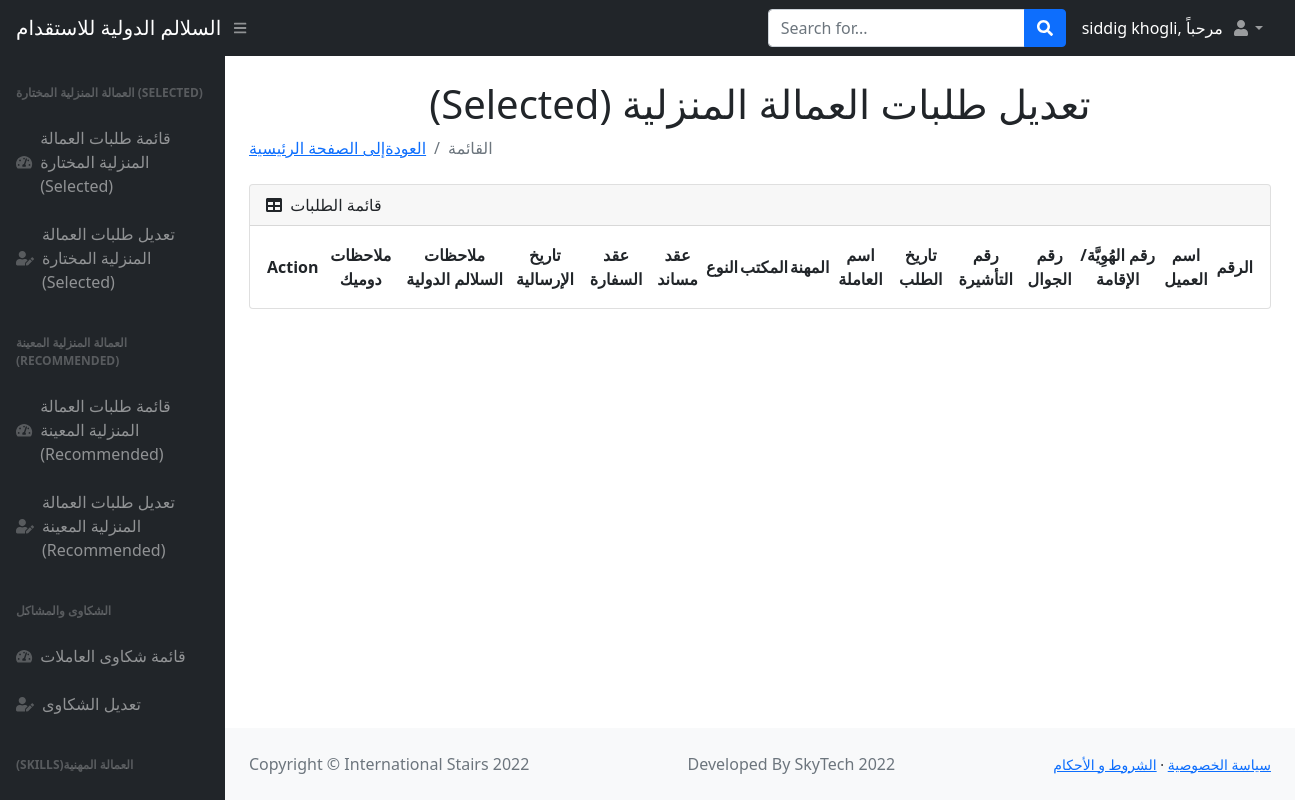
The page /list (signed in) on the database as committed earlier.
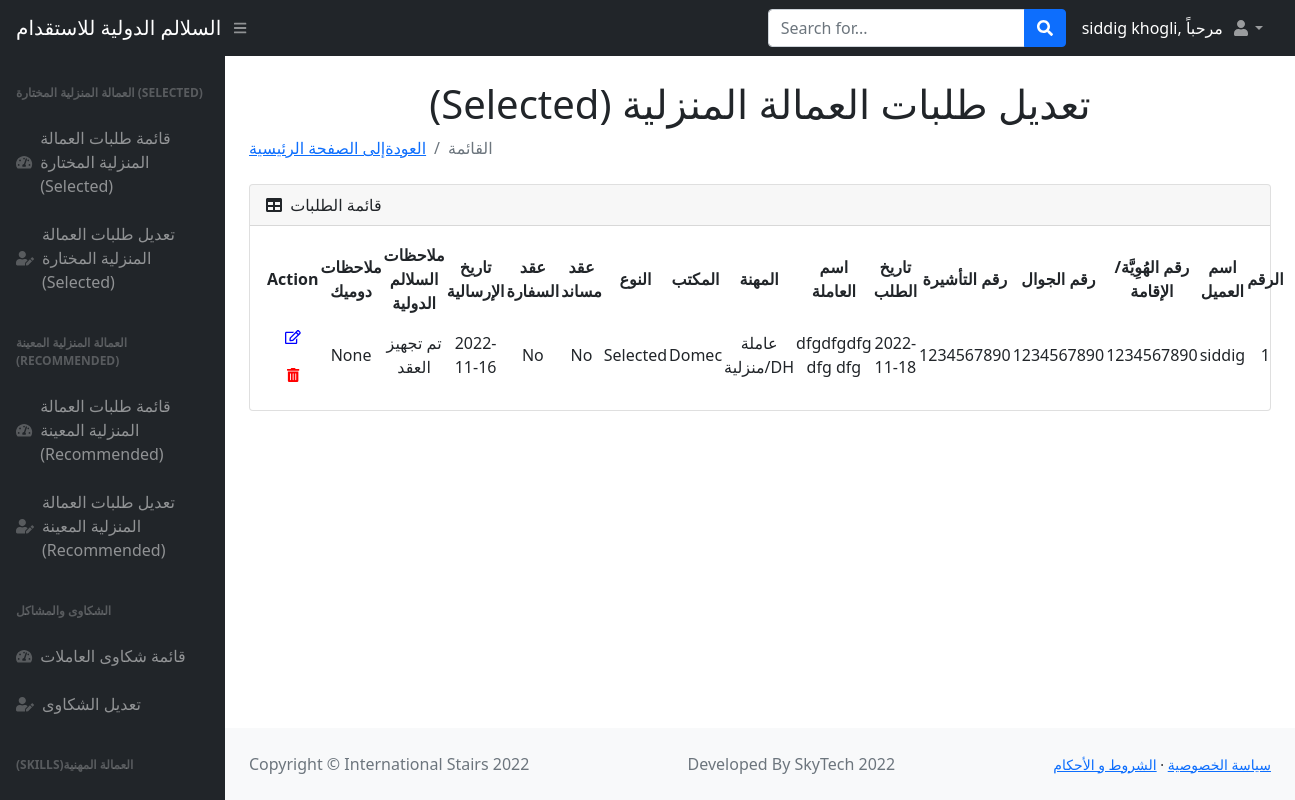
The same page on the database as committed later.
### main.py (models this page shows)
class Users(db.Model):
    __tablename__ = "users1"
    id = db.Column(db.Integer, primary_key=True)
    name = db.Column(db.String(250), nullable=False)
    nid_or_iqama = db.Column(db.BIGINT, nullable=False)
    contact_No = db.Column(db.BIGINT, nullable=False)
    visa = db.Column(db.BIGINT, nullable=False)
    request_date = db.Column(db.Date, nullable=False)
    worker_name = db.Column(db.String(250), nullable=False)
    type = db.Column(db.String(250), nullable=False)
    agency = db.Column(db.String(250), nullable=False)
    selected_or_recommended = db.Column(db.String(250), nullable=False)
    musaned = db.Column(db.String(250), nullable=False)
    embassy_contract = db.Column(db.String(250), nullable=False)
    shipment_date = db.Column(db.Date, nullable=False)
    deployment_date = db.Column(db.String(500), nullable=True)  # Salalim Remarks
    status = db.Column(db.String(1000), nullable=True)

### main.py (the view)
@app.route("/list")
def users_list():
    added_users = Users.query.all()
    return render_template("list.html", users=added_users, name=current_user.name)

### main.py (called while the page is built)
@login_manager.user_loader
def load_user(user_id):
    return User.query.get(int(user_id))

### templates/list.html (shortened to what the changed rows need)
<!DOCTYPE html>
<html lang="en">
    <head>
        <link href="https://cdn.jsdelivr.net/npm/simple-datatables@latest/dist/style.css" rel="stylesheet" />
        <link href="static/css/styles.css" rel="stylesheet" />
    </head>
    <body class="sb-nav-fixed">
            <div id="layoutSidenav">
            <div id="layoutSidenav_content">
                <main>
                    <div class="container-fluid px-4">
                        <h1 class="mt-4" style="text-align:center">(Selected) تعديل طلبات العمالة المنزلية </h1>
                        <div class="card mb-4">
                            <div class="card-body">
                                <table id="datatablesSimple">
                                    <thead>
                                        <tr>
                                            <th style="text-align:center;">Action</th>
                                            <th style="text-align:center;">ملاحظات دوميك </th>
                                            <th style="text-align:center;">ملاحظات السلالم الدولية</th>
                                            <th style="text-align:center;">تاريخ الإرسالية</th>
                                             <th style="text-align:center;">عقد السفارة</th>
                                             <th style="text-align:center;">عقد مساند</th>
                                            <th style="text-align:center;">النوع</th>
                                            <th style="text-align:center;">المكتب</th>
                                            <th style="text-align:center;">المهنة</th>
                                            <th style="text-align:center;">اسم العاملة</th>
                                            <th style="text-align:center;">تاريخ الطلب </th>
                                            <th style="text-align:center;">رقم التأشيرة</th>
                                            <th style="text-align:center;">رقم الجوال</th>
                                            <th style="text-align:center;">رقم الهُوِيَّة/الإقامة</th>
                                             <th style="text-align:center;">اسم العميل</th>
                                            <th style="text-align:center;">الرقم</th>
                                        </tr>
                                    </thead>
                                    <tbody>
                                    {% for user in users %}
                                        <tr>
                                            <td style="text-align:center;"> <a href="{{url_for('edit',id=user.id)}}" class="btn" style="color:blue"> <i class="far fa-edit fa-sm" ></i></a>
                                                <a href="{{url_for('delete',id=user.id)}}" class="btn" style="color:red" > <i class="fas fa-trash-alt fa-sm"></i></a>
                                             <td style="text-align:center;">{{user.status}}</td>
                                            <td style="text-align:center;">{{user.deployment_date}}</td>
                                            <td style="text-align:center;">{{user.shipment_date}}</td>
                                            <td style="text-align:center;">{{user.embassy_contract}}</td>
                                            <td style="text-align:center;">{{user.musaned}}  </td>
                                            <td style="text-align:center;">{{user.selected_or_recommended}}</td>
                                            <td style="text-align:center;">{{user.agency}}</td>
                                            <td style="text-align:center;">{{user.type}}</td>
                                             <td style="text-align:center;">{{user.worker_name}}</td>
                                             <td style="text-align:center;">{{user.request_date}}</td>
                                             <td style="text-align:center;">{{user.visa}}</td>
                                             <td style="text-align:center;">{{user.contact_No}}</td>
                                            <td style="text-align:center;">{{user.nid_or_iqama}}</td>
                                             <td style="text-align:center;">{{user.name}}</td>
                                            <td style="text-align:center;">{{user.id}}</td>
                                        </tr>
                                {%endfor%}
                                    </tbody>
                                </table>
                            </div>
                        </div>
                    </div>
                </main>
            </div>
        </div>
    </body>
</html>

Rows that differ between the two databases and show on the page:
added Users: status "None", deployment_date "تم تجهيز العقد", shipment_date "2022-11-16", embassy_contract "No", musaned "No", selected_or_recommended "Selected", agency "Domec", type "عاملة منزلية/DH", worker_name "dfgdfgdfg dfg dfg", request_date "2022-11-18", visa "1234567890", contact_No "1234567890", nid_or_iqama "1234567890", name "siddig", id "1"
